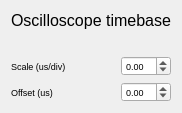
  <widget class="QFrame" name="gridFrame_9">
   <property name="geometry">
    <rect>
     <x>440</x>
     <y>150</y>
     <width>181</width>
     <height>91</height>
    </rect>
   </property>
   <layout class="QGridLayout" name="gridLayout_21">
    <item row="1" column="0">
     <widget class="QLabel" name="label_93">
      <property name="text">
       <string/>
      </property>
     </widget>
    </item>
    <item row="2" column="0">
     <widget class="QLabel" name="oscilloscope_scale_us_label">
      <property name="minimumSize">
       <size>
        <width>0</width>
        <height>20</height>
       </size>
      </property>
      <property name="font">
       <font>
        <pointsize>7</pointsize>
       </font>
      </property>
      <property name="text">
       <string>Scale (us/div)</string>
      </property>
     </widget>
    </item>
    <item row="0" column="0" colspan="2">
     <widget class="QLabel" name="label_95">
      <property name="maximumSize">
       <size>
        <width>16777215</width>
        <height>40</height>
       </size>
      </property>
      <property name="font">
       <font>
        <pointsize>12</pointsize>
        <weight>50</weight>
        <bold>false</bold>
       </font>
      </property>
      <property name="text">
       <string>Oscilloscope timebase</string>
      </property>
     </widget>
    </item>
    <item row="4" column="0">
     <widget class="QLabel" name="oscilloscope_offset_us">
      <property name="minimumSize">
       <size>
        <width>0</width>
        <height>20</height>
       </size>
      </property>
      <property name="font">
       <font>
        <pointsize>7</pointsize>
       </font>
      </property>
      <property name="text">
       <string>Offset (us)</string>
      </property>
     </widget>
    </item>
    <item row="4" column="1">
     <widget class="QDoubleSpinBox" name="oscilloscope_offset_us_2">
      <property name="minimumSize">
       <size>
        <width>0</width>
        <height>20</height>
       </size>
      </property>
      <property name="maximumSize">
       <size>
        <width>50</width>
        <height>40</height>
       </size>
      </property>
      <property name="font">
       <font>
        <pointsize>7</pointsize>
       </font>
      </property>
      <property name="minimum">
       <double>-99999999999999.000000000000000</double>
      </property>
      <property name="maximum">
       <double>9999999999999.000000000000000</double>
      </property>
     </widget>
    </item>
    <item row="2" column="1">
     <widget class="QDoubleSpinBox" name="oscilloscope_scale_us">
      <property name="minimumSize">
       <size>
        <width>0</width>
        <height>20</height>
       </size>
      </property>
      <property name="maximumSize">
       <size>
        <width>50</width>
        <height>40</height>
       </size>
      </property>
      <property name="font">
       <font>
        <pointsize>7</pointsize>
       </font>
      </property>
      <property name="minimum">
       <double>-99999999999999.000000000000000</double>
      </property>
      <property name="maximum">
       <double>9999999999999.000000000000000</double>
      </property>
     </widget>
    </item>
   </layout>
  </widget>
